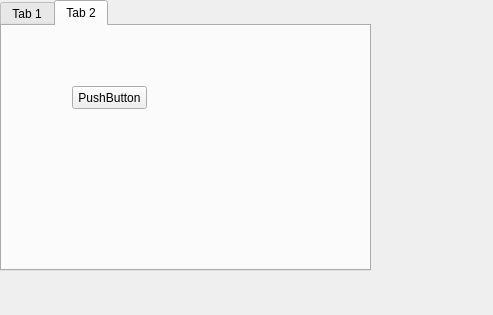
<?xml version="1.0" encoding="UTF-8"?>
<ui version="4.0">
 <class>Settingcolor</class>
 <widget class="QWidget" name="Settingcolor">
  <property name="geometry">
   <rect>
    <x>0</x>
    <y>0</y>
    <width>493</width>
    <height>315</height>
   </rect>
  </property>
  <property name="windowTitle">
   <string>Form</string>
  </property>
  <widget class="QTabWidget" name="tabWidget">
   <property name="geometry">
    <rect>
     <x>0</x>
     <y>0</y>
     <width>371</width>
     <height>271</height>
    </rect>
   </property>
   <property name="styleSheet">
    <string notr="true">#tab,#tab_2{
border-image: url(:/lib/10001.jpg);
}</string>
   </property>
   <property name="currentIndex">
    <number>1</number>
   </property>
   <widget class="QWidget" name="tab">
    <attribute name="title">
     <string>Tab 1</string>
    </attribute>
   </widget>
   <widget class="QWidget" name="tab_2">
    <attribute name="title">
     <string>Tab 2</string>
    </attribute>
    <widget class="QPushButton" name="pushButton">
     <property name="geometry">
      <rect>
       <x>70</x>
       <y>60</y>
       <width>75</width>
       <height>23</height>
      </rect>
     </property>
     <property name="text">
      <string>PushButton</string>
     </property>
    </widget>
   </widget>
  </widget>
 </widget>
 <resources/>
 <connections/>
</ui>
